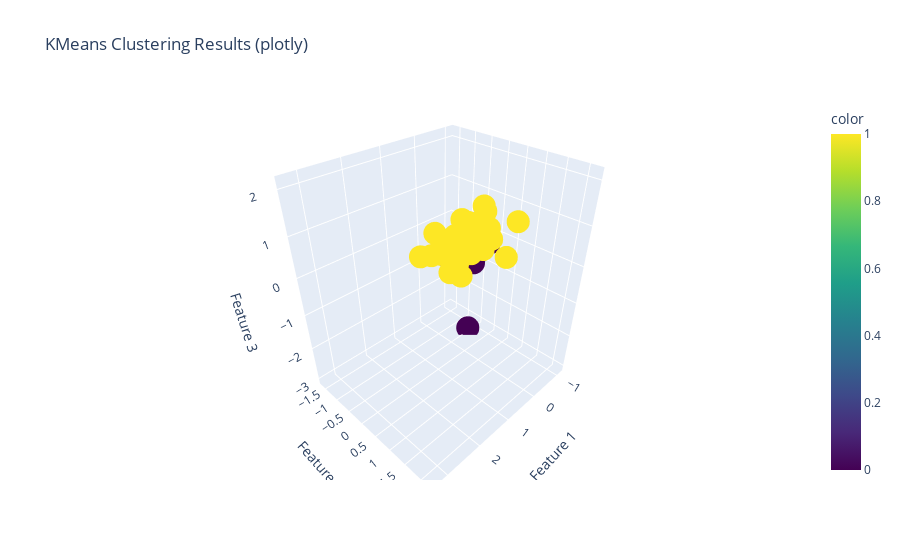
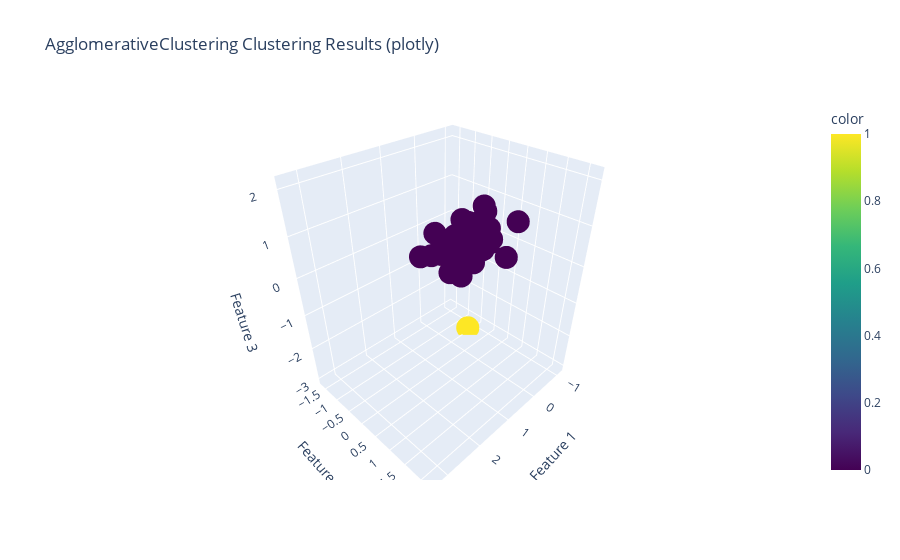
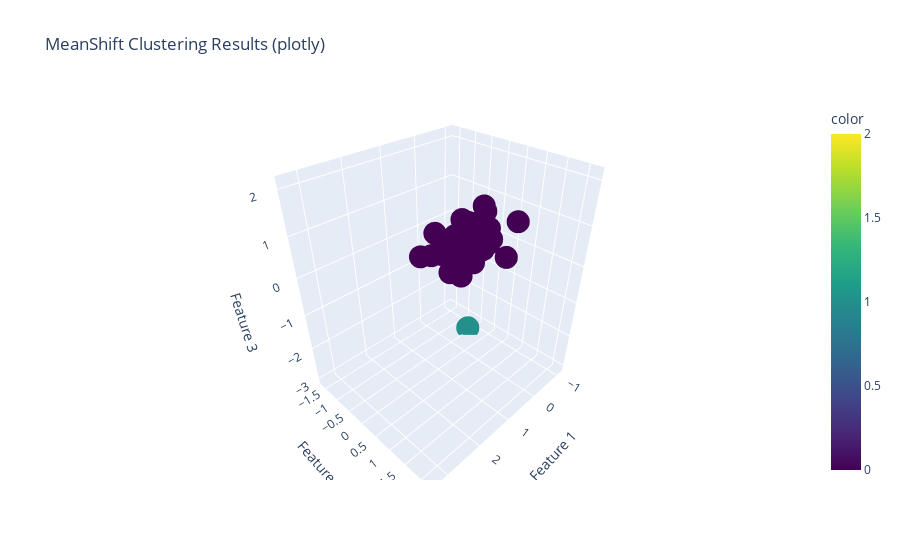
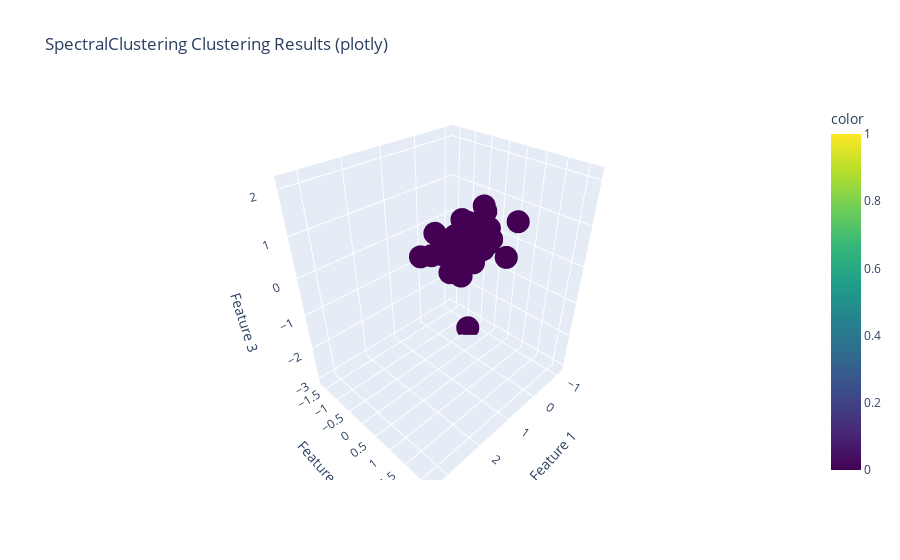

Notebook code cell kept with these figures, in order:
### Code cell
import pandas as pd
import numpy as np
from sklearn.preprocessing import StandardScaler
from sklearn.cluster import KMeans, AgglomerativeClustering, DBSCAN, MeanShift, SpectralClustering
from sklearn.metrics import silhouette_score, davies_bouldin_score
import matplotlib.pyplot as plt
from mpl_toolkits.mplot3d import Axes3D
import plotly.express as px

# Load your data e drop the columns non-numeric
data = df.copy()
data = drop_columns(data)

# Standardize the data
scaler = StandardScaler()
data_scaled = scaler.fit_transform(data)

# Define the clustering algorithms
clustering_algorithms = {
    'KMeans': KMeans(n_clusters=2),
    'AgglomerativeClustering': AgglomerativeClustering(n_clusters=2),
    #'DBSCAN': DBSCAN(eps=0.5, min_samples=2),
    'MeanShift': MeanShift(),
    'SpectralClustering': SpectralClustering(n_clusters=2)
}

# Dictionary to store the results
results = {}

# Evaluate each clustering algorithm
for name, algorithm in clustering_algorithms.items():
    # Fit the model
    labels = algorithm.fit_predict(data_scaled)
    
    # Calculate evaluation metrics
    silhouette_avg = silhouette_score(data_scaled, labels)
    davies_bouldin = davies_bouldin_score(data_scaled, labels)
    
    # Store the results
    results[name] = {'Labels': labels, 'Silhouette Score': silhouette_avg, 'Davies-Bouldin Score': davies_bouldin}

# Print the results
for name, metrics in results.items():
    print(f"Algorithm: {name}")
    for metric, value in metrics.items():
        if metric != 'Labels':
            print(f"  {metric}: {value}")
    print()

# 3D Visualization using matplotlib
def plot_3d(data, labels, title):
    fig = plt.figure()
    ax = fig.add_subplot(111, projection='3d')
    scatter = ax.scatter(data[:, 0], data[:, 1], data[:, 2], c=labels, cmap='viridis')
    ax.set_title(title)
    ax.set_xlabel('Feature 1')
    ax.set_ylabel('Feature 2')
    ax.set_zlabel('Feature 3')
    legend1 = ax.legend(*scatter.legend_elements(), title="Clusters")
    ax.add_artist(legend1)
    plt.show()

# 3D Visualization using plotly
def plotly_3d(data, labels, title):
    fig = px.scatter_3d(
        x=data[:, 0], y=data[:, 1], z=data[:, 2],
        color=labels,
        title=title,
        labels={'x': 'Feature 1', 'y': 'Feature 2', 'z': 'Feature 3'},
        color_continuous_scale='Viridis'
    )
    fig.show()

# Plotting results for each algorithm
for name, metrics in results.items():
    labels = metrics['Labels']
    plot_3d(data_scaled, labels, f'{name} Clustering Results (matplotlib)')
    plotly_3d(data_scaled, labels, f'{name} Clustering Results (plotly)')

### Figure 1 — Plotly figure (JSON) as saved in the notebook; plotly's stock layout.template omitted (floating-point values rounded to 4 significant figures; data arrays with more than 128 entries replaced by an {"elided": "..."} marker saying what was removed)
{"data": [{"hovertemplate": "Feature 1=%{x}<br>Feature 2=%{y}<br>Feature 3=%{z}<br>color=%{marker.color}<extra></extra>", "legendgroup": "", "marker": {"color": {"elided": "947 int values"}, "coloraxis": "coloraxis", "symbol": "circle"}, "mode": "markers", "name": "", "scene": "scene", "showlegend": false, "type": "scatter3d", "x": {"elided": "947 float values"}, "y": {"elided": "947 float values"}, "z": {"elided": "947 float values"}}], "layout": {"coloraxis": {"colorbar": {"title": {"text": "color"}}, "colorscale": [[0, "#440154"], [0.1111, "#482878"], [0.2222, "#3e4989"], [0.3333, "#31688e"], [0.4444, "#26828e"], [0.5556, "#1f9e89"], [0.6667, "#35b779"], [0.7778, "#6ece58"], [0.8889, "#b5de2b"], [1, "#fde725"]]}, "legend": {"tracegroupgap": 0}, "scene": {"domain": {"x": [0, 1], "y": [0, 1]}, "xaxis": {"title": {"text": "Feature 1"}}, "yaxis": {"title": {"text": "Feature 2"}}, "zaxis": {"title": {"text": "Feature 3"}}}, "title": {"text": "KMeans Clustering Results (plotly)"}}}

### Figure 2 — Plotly figure (JSON) as saved in the notebook; plotly's stock layout.template omitted (floating-point values rounded to 4 significant figures; data arrays with more than 128 entries replaced by an {"elided": "..."} marker saying what was removed)
{"data": [{"hovertemplate": "Feature 1=%{x}<br>Feature 2=%{y}<br>Feature 3=%{z}<br>color=%{marker.color}<extra></extra>", "legendgroup": "", "marker": {"color": {"elided": "947 int values"}, "coloraxis": "coloraxis", "symbol": "circle"}, "mode": "markers", "name": "", "scene": "scene", "showlegend": false, "type": "scatter3d", "x": {"elided": "947 float values"}, "y": {"elided": "947 float values"}, "z": {"elided": "947 float values"}}], "layout": {"coloraxis": {"colorbar": {"title": {"text": "color"}}, "colorscale": [[0, "#440154"], [0.1111, "#482878"], [0.2222, "#3e4989"], [0.3333, "#31688e"], [0.4444, "#26828e"], [0.5556, "#1f9e89"], [0.6667, "#35b779"], [0.7778, "#6ece58"], [0.8889, "#b5de2b"], [1, "#fde725"]]}, "legend": {"tracegroupgap": 0}, "scene": {"domain": {"x": [0, 1], "y": [0, 1]}, "xaxis": {"title": {"text": "Feature 1"}}, "yaxis": {"title": {"text": "Feature 2"}}, "zaxis": {"title": {"text": "Feature 3"}}}, "title": {"text": "AgglomerativeClustering Clustering Results (plotly)"}}}

### Figure 3 — Plotly figure (JSON) as saved in the notebook; plotly's stock layout.template omitted (floating-point values rounded to 4 significant figures; data arrays with more than 128 entries replaced by an {"elided": "..."} marker saying what was removed)
{"data": [{"hovertemplate": "Feature 1=%{x}<br>Feature 2=%{y}<br>Feature 3=%{z}<br>color=%{marker.color}<extra></extra>", "legendgroup": "", "marker": {"color": {"elided": "947 int values"}, "coloraxis": "coloraxis", "symbol": "circle"}, "mode": "markers", "name": "", "scene": "scene", "showlegend": false, "type": "scatter3d", "x": {"elided": "947 float values"}, "y": {"elided": "947 float values"}, "z": {"elided": "947 float values"}}], "layout": {"coloraxis": {"colorbar": {"title": {"text": "color"}}, "colorscale": [[0, "#440154"], [0.1111, "#482878"], [0.2222, "#3e4989"], [0.3333, "#31688e"], [0.4444, "#26828e"], [0.5556, "#1f9e89"], [0.6667, "#35b779"], [0.7778, "#6ece58"], [0.8889, "#b5de2b"], [1, "#fde725"]]}, "legend": {"tracegroupgap": 0}, "scene": {"domain": {"x": [0, 1], "y": [0, 1]}, "xaxis": {"title": {"text": "Feature 1"}}, "yaxis": {"title": {"text": "Feature 2"}}, "zaxis": {"title": {"text": "Feature 3"}}}, "title": {"text": "MeanShift Clustering Results (plotly)"}}}

### Figure 4 — Plotly figure (JSON) as saved in the notebook; plotly's stock layout.template omitted (floating-point values rounded to 4 significant figures; data arrays with more than 128 entries replaced by an {"elided": "..."} marker saying what was removed)
{"data": [{"hovertemplate": "Feature 1=%{x}<br>Feature 2=%{y}<br>Feature 3=%{z}<br>color=%{marker.color}<extra></extra>", "legendgroup": "", "marker": {"color": {"elided": "947 int values"}, "coloraxis": "coloraxis", "symbol": "circle"}, "mode": "markers", "name": "", "scene": "scene", "showlegend": false, "type": "scatter3d", "x": {"elided": "947 float values"}, "y": {"elided": "947 float values"}, "z": {"elided": "947 float values"}}], "layout": {"coloraxis": {"colorbar": {"title": {"text": "color"}}, "colorscale": [[0, "#440154"], [0.1111, "#482878"], [0.2222, "#3e4989"], [0.3333, "#31688e"], [0.4444, "#26828e"], [0.5556, "#1f9e89"], [0.6667, "#35b779"], [0.7778, "#6ece58"], [0.8889, "#b5de2b"], [1, "#fde725"]]}, "legend": {"tracegroupgap": 0}, "scene": {"domain": {"x": [0, 1], "y": [0, 1]}, "xaxis": {"title": {"text": "Feature 1"}}, "yaxis": {"title": {"text": "Feature 2"}}, "zaxis": {"title": {"text": "Feature 3"}}}, "title": {"text": "SpectralClustering Clustering Results (plotly)"}}}
